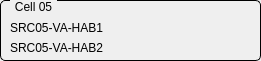
  <widget class="QGroupBox" name="GBCell5">
   <property name="geometry">
    <rect>
     <x>10</x>
     <y>160</y>
     <width>261</width>
     <height>61</height>
    </rect>
   </property>
   <property name="styleSheet">
    <string notr="true">QGroupBox {
    border: 1px solid black;
    border-radius: 5px;
    margin-top: 0.5em;
}

QGroupBox::title {
    subcontrol-origin: margin;
    left: 10px;
    padding: 0 3px 0 3px;
}</string>
   </property>
   <property name="title">
    <string>Cell 05</string>
   </property>
   <property name="checkable">
    <bool>false</bool>
   </property>
   <widget class="QLabel" name="label_12">
    <property name="geometry">
     <rect>
      <x>10</x>
      <y>20</y>
      <width>121</width>
      <height>16</height>
     </rect>
    </property>
    <property name="text">
     <string>SRC05-VA-HAB1</string>
    </property>
   </widget>
   <widget class="QLabel" name="label_33">
    <property name="geometry">
     <rect>
      <x>10</x>
      <y>40</y>
      <width>121</width>
      <height>16</height>
     </rect>
    </property>
    <property name="text">
     <string>SRC05-VA-HAB2</string>
    </property>
   </widget>
   <widget class="QESimpleShape" name="ledSRC5HAB1S2">
    <property name="geometry">
     <rect>
      <x>220</x>
      <y>20</y>
      <width>16</width>
      <height>16</height>
     </rect>
    </property>
    <property name="shape">
     <enum>QSimpleShape::circle</enum>
    </property>
    <property name="colour0" stdset="0">
     <color>
      <red>60</red>
      <green>20</green>
      <blue>20</blue>
     </color>
    </property>
    <property name="colour1" stdset="0">
     <color>
      <red>240</red>
      <green>5</green>
      <blue>5</blue>
     </color>
    </property>
    <property name="variable" stdset="0">
     <string>SRC$(v1)-VA-HAB1-FLS2:isInterlock</string>
    </property>
    <property name="variableSubstitutions" stdset="0">
     <string>v1=05</string>
    </property>
    <property name="edgeAlarmStateOption" stdset="0">
     <enum>QESimpleShape::Never</enum>
    </property>
    <property name="displayAlarmStateOption" stdset="0">
     <enum>QESimpleShape::Never</enum>
    </property>
   </widget>
   <widget class="QESimpleShape" name="ledSRC5HAB1S1">
    <property name="geometry">
     <rect>
      <x>150</x>
      <y>20</y>
      <width>16</width>
      <height>16</height>
     </rect>
    </property>
    <property name="shape">
     <enum>QSimpleShape::circle</enum>
    </property>
    <property name="colour0" stdset="0">
     <color>
      <red>60</red>
      <green>20</green>
      <blue>20</blue>
     </color>
    </property>
    <property name="colour1" stdset="0">
     <color>
      <red>240</red>
      <green>5</green>
      <blue>5</blue>
     </color>
    </property>
    <property name="flash0" stdset="0">
     <bool>false</bool>
    </property>
    <property name="flash1" stdset="0">
     <bool>false</bool>
    </property>
    <property name="variable" stdset="0">
     <string>SRC$(v1)-VA-HAB1-FLS1:isInterlock</string>
    </property>
    <property name="variableSubstitutions" stdset="0">
     <string>v1=05</string>
    </property>
    <property name="edgeAlarmStateOption" stdset="0">
     <enum>QESimpleShape::Never</enum>
    </property>
    <property name="displayAlarmStateOption" stdset="0">
     <enum>QESimpleShape::Never</enum>
    </property>
   </widget>
   <widget class="QESimpleShape" name="ledSRC5HAB2S2">
    <property name="geometry">
     <rect>
      <x>220</x>
      <y>40</y>
      <width>16</width>
      <height>16</height>
     </rect>
    </property>
    <property name="shape">
     <enum>QSimpleShape::circle</enum>
    </property>
    <property name="colour0" stdset="0">
     <color>
      <red>60</red>
      <green>20</green>
      <blue>20</blue>
     </color>
    </property>
    <property name="colour1" stdset="0">
     <color>
      <red>240</red>
      <green>5</green>
      <blue>5</blue>
     </color>
    </property>
    <property name="variable" stdset="0">
     <string>SRC$(v1)-VA-HAB2-FLS2:isInterlock</string>
    </property>
    <property name="variableSubstitutions" stdset="0">
     <string>v1=05</string>
    </property>
    <property name="edgeAlarmStateOption" stdset="0">
     <enum>QESimpleShape::Never</enum>
    </property>
    <property name="displayAlarmStateOption" stdset="0">
     <enum>QESimpleShape::Never</enum>
    </property>
   </widget>
   <widget class="QESimpleShape" name="ledSRC5HAB2S1">
    <property name="geometry">
     <rect>
      <x>150</x>
      <y>40</y>
      <width>16</width>
      <height>16</height>
     </rect>
    </property>
    <property name="shape">
     <enum>QSimpleShape::circle</enum>
    </property>
    <property name="colour0" stdset="0">
     <color>
      <red>60</red>
      <green>20</green>
      <blue>20</blue>
     </color>
    </property>
    <property name="colour1" stdset="0">
     <color>
      <red>240</red>
      <green>5</green>
      <blue>5</blue>
     </color>
    </property>
    <property name="flash0" stdset="0">
     <bool>false</bool>
    </property>
    <property name="flash1" stdset="0">
     <bool>false</bool>
    </property>
    <property name="variable" stdset="0">
     <string>SRC$(v1)-VA-HAB2-FLS1:isInterlock</string>
    </property>
    <property name="variableSubstitutions" stdset="0">
     <string>v1=05</string>
    </property>
    <property name="edgeAlarmStateOption" stdset="0">
     <enum>QESimpleShape::Never</enum>
    </property>
    <property name="displayAlarmStateOption" stdset="0">
     <enum>QESimpleShape::Never</enum>
    </property>
   </widget>
  </widget>
